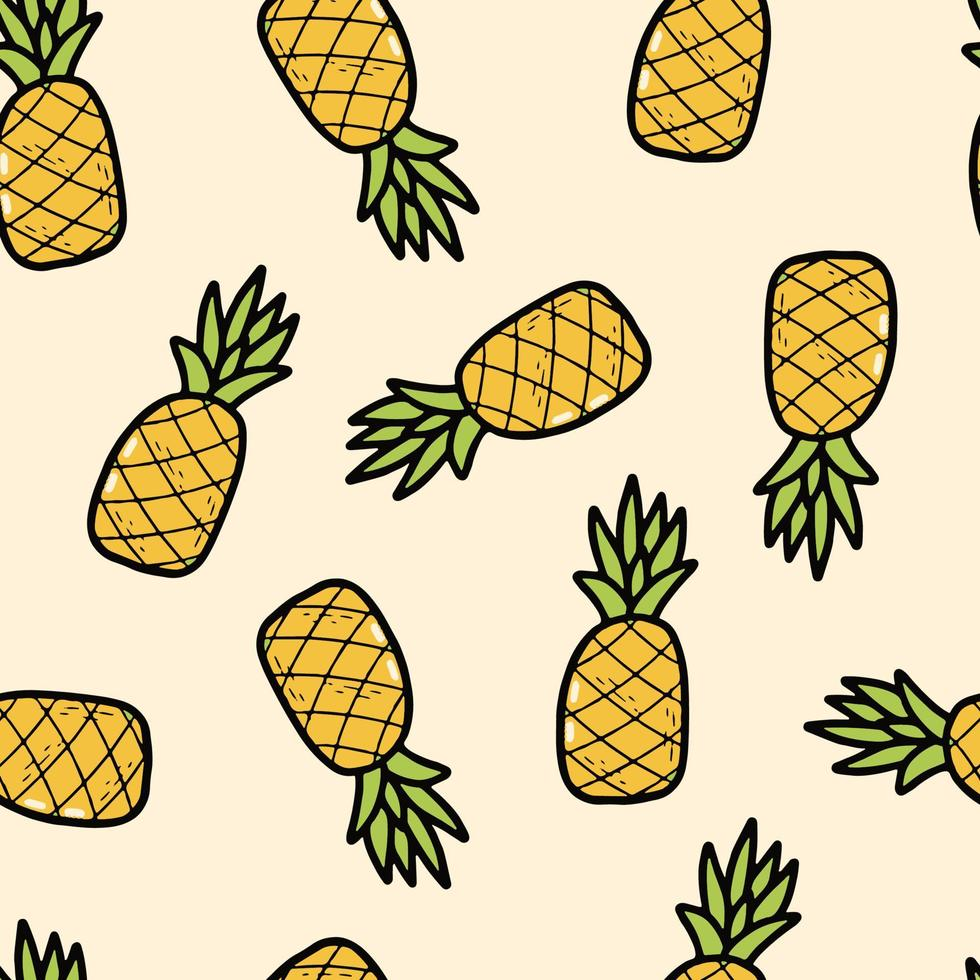
#> input picture data/input/test.jpg, 980 x 980 px, found by its file name
$ python detect_repeated_pattern.py
#> lines starting #> are read from the running program, lines starting #| are printed output that depends on the picture

# -*- coding:utf-8 -*-
import sys
sys.path.append('/home/zoe/ResearchProjects/DesignGenerationVector')
import numpy as np
import cv2
import os
import time
from matplotlib import pyplot as plt
from matplotlib import colors
from PIL import Image, ImageDraw

from setting import savePath, imgPath, elementPath, processPath, keepPath, svgPath, colorrefPath


#TODO(Zoe 17 Nov)
def grid_draw(image_path, dstar):
    save_name = processPath + name + '_grid.png'
    start = [0, 0]
    img = Image.open(image_path)
    img = img.convert('RGB')
    img_d = ImageDraw.Draw(img)
    x_len, y_len = img.size
    if dstar[0] != x_len:
        for x in range(start[0], x_len, dstar[0]):
            img_d.line(((x, 0), (x, y_len)), fill=(255, 0, 0), width=2)
    if dstar[1] != y_len:
        for y in range(start[1], y_len, dstar[1]):
            img_d.line(((0, y), (x_len, y)), fill=(255, 0, 0), width=2)
    # img.show()
    img.save(save_name)


def sim_curve(resx, savename, title):
    """plot similarity curve"""
    x = list(range(resx.shape[1]))
    y = resx.tolist()[0]
    plt.figure(figsize=(10, 8))
    plt.plot(x, y, color="red", linewidth=1, linestyle="--")
    plt.xlabel("pixel")
    plt.ylabel("sim")
    plt.title(title)
    plt.savefig(savename, dpi=120, bbox_inches='tight')
    plt.show()
    plt.close()


def crop_x(img, dstar):
    img_gray = cv2.cvtColor(img, cv2.COLOR_BGR2GRAY)
    template = img_gray[:dstar[1], :dstar[0]]
    img_x = img_gray[:dstar[1], int(dstar[0] / 3):]
    return template, img_x


def refine(img, template, dstar, similarity):
    resx = cv2.matchTemplate(img, template, cv2.TM_CCOEFF_NORMED)
    resx = np.reshape(resx, (1, -1))
    mu = np.average(resx, axis=1)
    threshold = np.max(resx) * similarity
    loc_x = np.where(resx >= threshold)

    if len(loc_x[1]) < 2:
        threshold_w = np.max(resx)
        loc_x = np.where(resx >= threshold_w)
        dstar_x = loc_x[1]
        dstar_w = dstar_x + int(dstar[0] / 3)
        return dstar_w, mu, resx

    else:
        for ii in range(len(loc_x[1]) - 1):
            if loc_x[1][ii + 1] - loc_x[1][ii] < 2:
                dstar_x = loc_x[1][ii + 1]
                dstar_w = dstar_x + int(dstar[0] / 3)
                return dstar_w, mu, resx

            else:
                dstar_x = loc_x[1][ii]
                if dstar_x < 10:
                    continue
                dstar_w = dstar_x + int(dstar[0] / 3)
                return dstar_w, mu, resx


def crop_y(img, dstar):
    img_gray = cv2.cvtColor(img, cv2.COLOR_BGR2GRAY)
    template = img_gray[:dstar[0], :dstar[1]]
    img_y = img_gray[int(dstar[0] / 3):, : dstar[1]]
    return template, img_y


def predict_repeated_pattern_size(image_path,name, visualize):
#> called with image_path = 'data/input/test.jpg', name = 'test', visualize = True
    img = cv2.imread(image_path)
#> img is the input picture: shape (980, 980, 3); mean B, G, R 165.3, 204.2, 218.9
    i_h = img.shape[0]
#> i_h = 980
    i_w = img.shape[1]
#> i_w = 980
    dstar = [ int(i_w / 4), int(i_h / 4)]
#> dstar = [245, 245]
    # # 1. refine x-axis
    similarity = 0.9

    template_x, img_x = crop_x(img, dstar)
#> in crop_x, `img_gray = cv2.cvtColor(img, cv2.COLOR_BGR2GRAY)`:
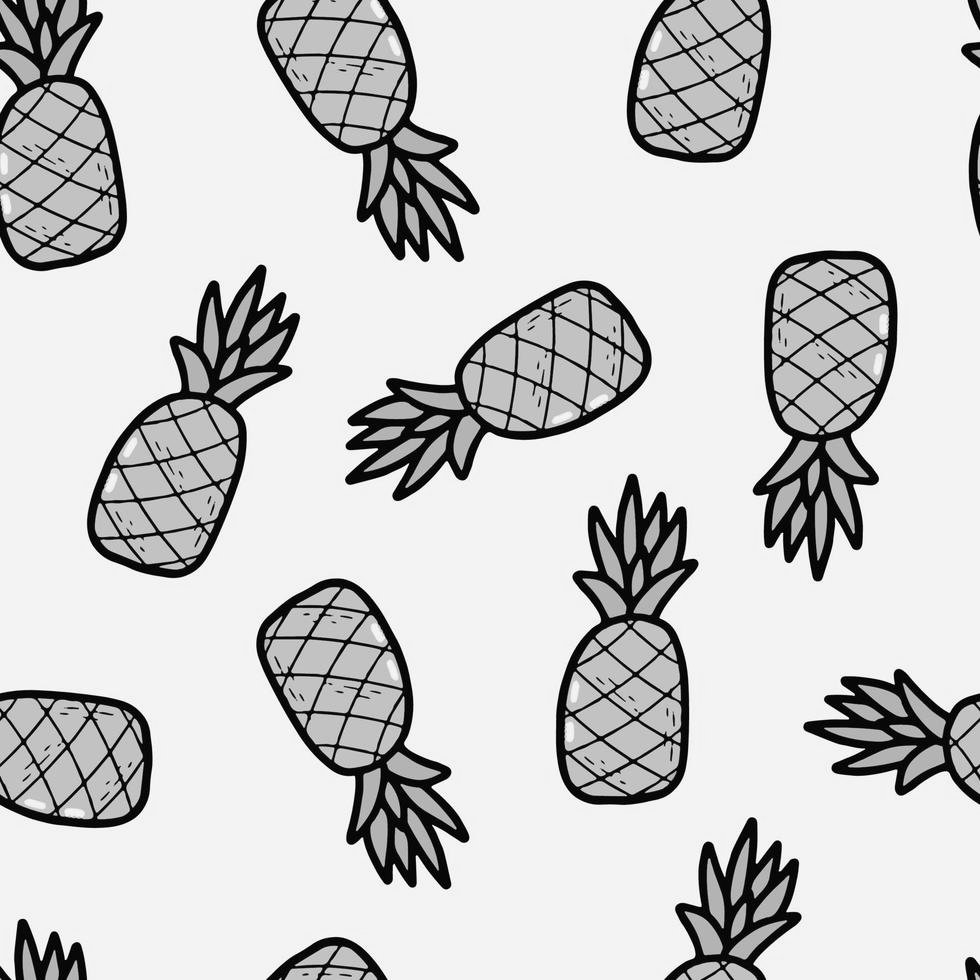
#> img_gray: shape (980, 980); min 0, max 254, mean 204.2
#> in crop_x, `template = img_gray[:dstar[1], :dstar[0]]`:
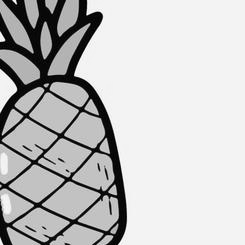
#> template: shape (245, 245); min 0, max 254, mean 195
#> in crop_x, `img_x = img_gray[:dstar[1], int(dstar[0] / 3):]`:
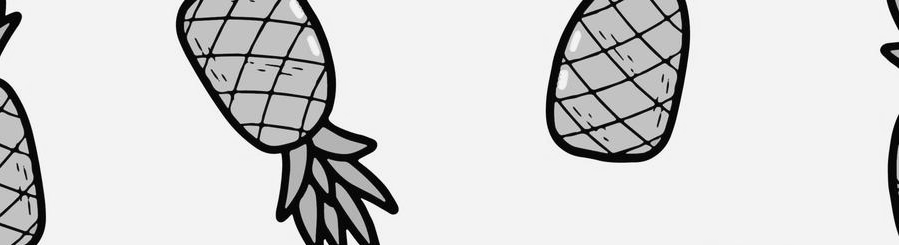
#> img_x: shape (245, 899); min 0, max 254, mean 212.4
    template_y, img_y = crop_y(img, dstar)
#> in crop_y, `img_y = img_gray[int(dstar[0] / 3):, : dstar[1]]`:
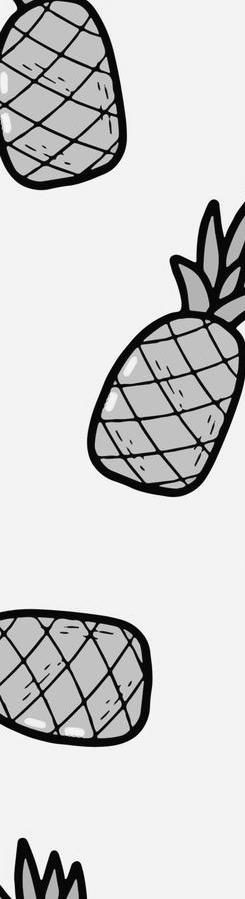
#> img_y: shape (899, 245); min 0, max 254, mean 206.7
    dstar_x, mux, resx = refine(img_x, template_x, dstar, similarity)
#> in refine, `mu = np.average(resx, axis=1)`: mu = [0.00555]
#> in refine, `threshold = np.max(resx) * similarity`: threshold = 0.334
#> in refine, `loc_x = np.where(resx >= threshold)`: loc_x = 31 positions, rows 0 to 0, columns 243 to 606
#> the loop in refine, `for ii in range(len(loc_x[1]) - 1):` made 1 pass
#> (dstar_x, dstar_w) on pass 1: (244, 325)
#> dstar_x = 325; mux = [0.00555]

    if visualize:
        savename = processPath + name + '_sim_x.png'
        title = 'similarity in x-axis'
        sim_curve(resx, savename, title)
#> in sim_curve, `y = resx.tolist()[0]`: y = 655 values, max 0.371 at index 258, min -0.334 at index 89, mean 0.00555
#> in sim_curve, `plt.savefig(savename, dpi=120, bbox_inches='tight')`:
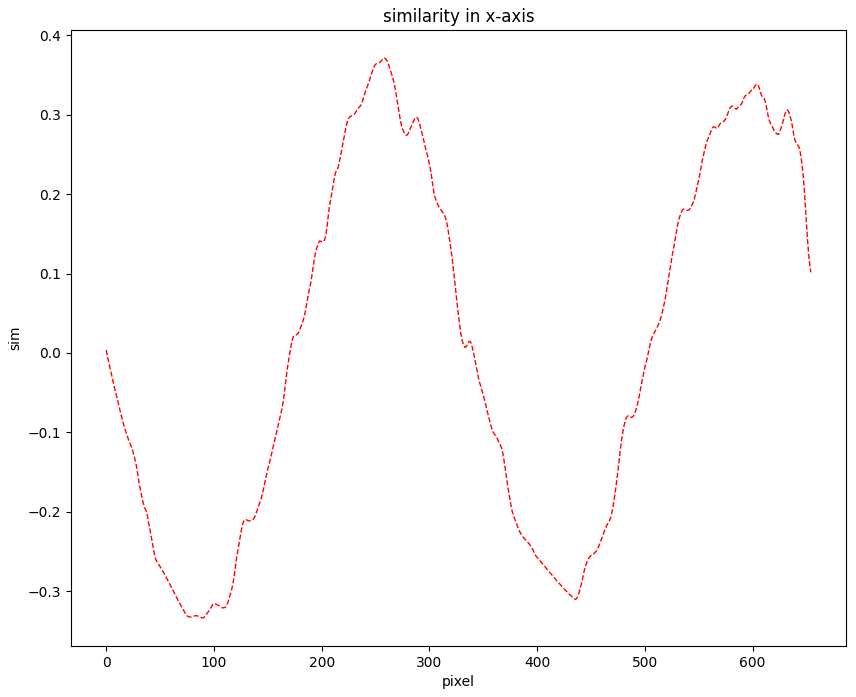
#> figure drawn by matplotlib, 1 panel; curve peaks at x = 258, y = 0.371

    # # 2. refine y-axis
    dstar_y, muy, resy = refine(img_y, template_y, dstar, similarity)
#> the loop in refine, `for ii in range(len(loc_x[1]) - 1):` made 1 pass
#> (dstar_x, dstar_w) on pass 1: (1, 82)
#> dstar_y = 82; muy = [-0.0372]

    if visualize:
        savename = processPath + name + '_sim_y.png'
        title = 'similarity in y-axis'
        sim_curve(resy, savename, title)
#> call 2 of sim_curve, with resx = array of shape (1, 655), savename = 'data/temp/process/test_sim_y.png', title = 'similarity in y-axis'
#> in sim_curve (call 2), `y = resx.tolist()[0]`: y = 655 values, max 0.255 at index 0, min -0.274 at index 248, mean -0.0372
#> in sim_curve (call 2), `plt.savefig(savename, dpi=120, bbox_inches='tight')`:
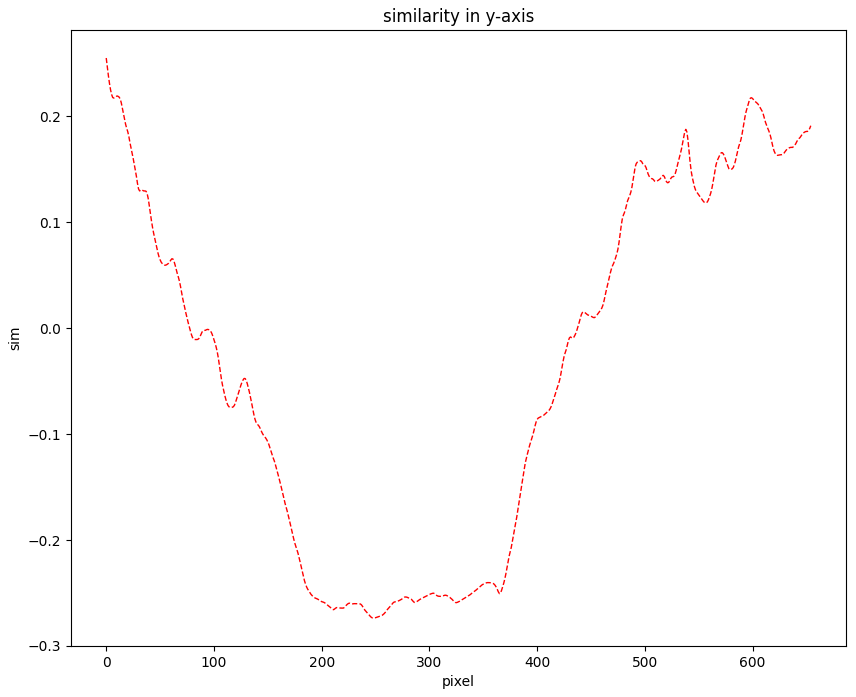
#> figure drawn by matplotlib, 1 panel; curve peaks at x = 0, y = 0.255

    if dstar_x > 0.51 * i_w or dstar_y > 0.51 * i_h:
        dstar_x = i_w
        dstar_y = i_h

    dstar = [dstar_x, dstar_y]
#> dstar = [325, 82]

    grid_draw(image_path, dstar)
#> in grid_draw, `img.save(save_name)`:
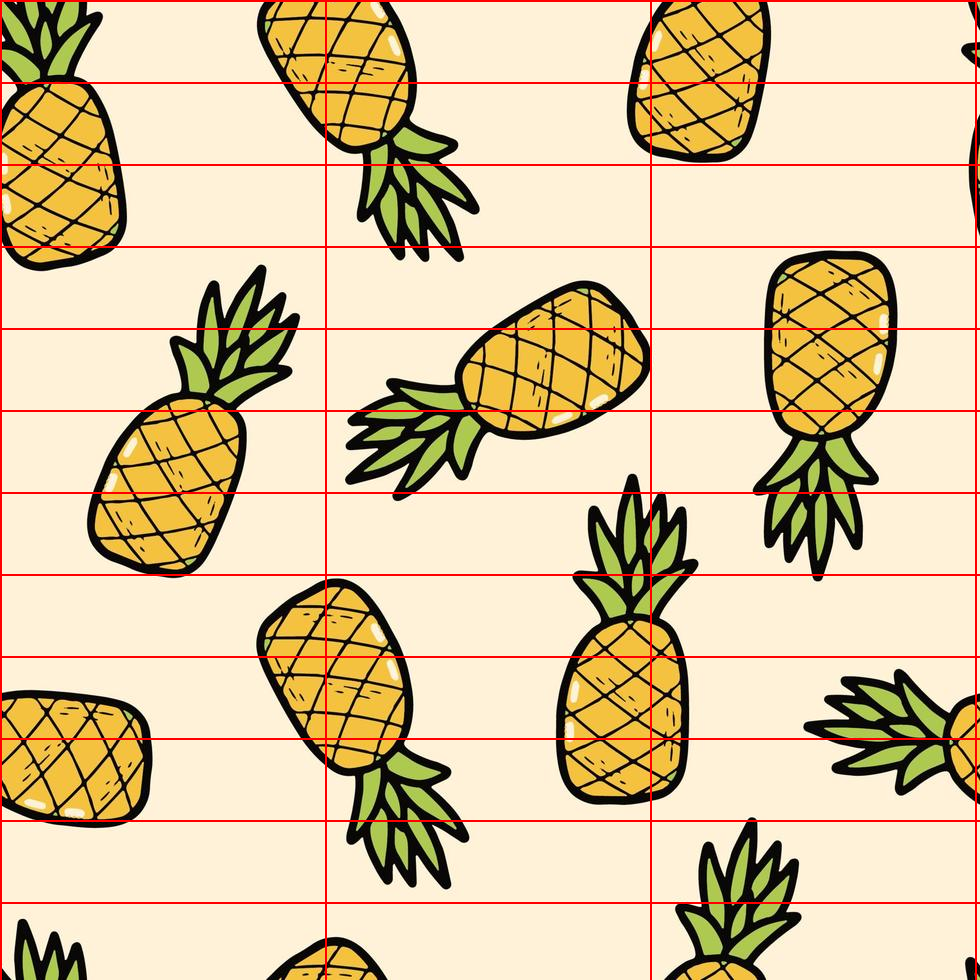
#> saved as test_grid.png: PIL image 980x980 RGB; mean R, G, B 220.1, 197.6, 159.9
    return dstar


if __name__ == "__main__":
    image_path = imgPath + "test.jpg"
    name = image_path.split("/")[-1].split(".")[0]
    print(name)
    dstar = predict_repeated_pattern_size(image_path, name, visualize=True)
#> dstar = [325, 82]
    print(dstar)
#| [325, 82]

$ run again, with src/data_process/dataset_sizes.png saved as data/input/test.jpg
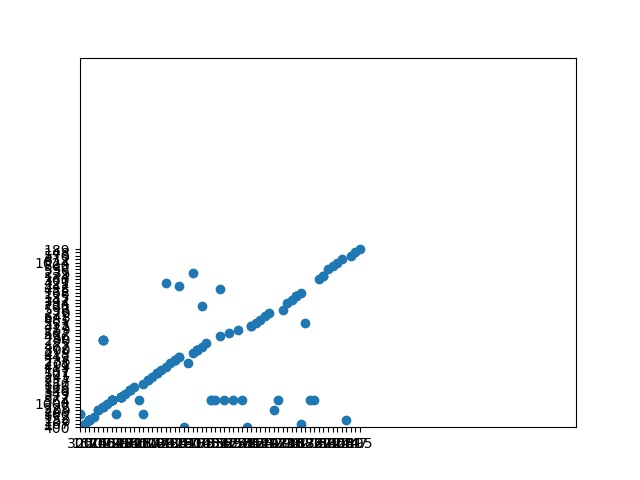
#> input picture src/data_process/dataset_sizes.png, 640 x 480 px, found by its file name
#> in predict_repeated_pattern_size, img is the input picture: shape (480, 640, 3); mean B, G, R 247.2, 246.4, 245.2
#> mu = [0.488]
#> threshold = 0.476
#> loc_x = 338 positions, rows 0 to 0, columns 0 to 363
#> the loop in refine, `for ii in range(len(loc_x[1]) - 1):` made 1 pass
#> (dstar_x, dstar_w) on pass 1: (1, 54)
#> in predict_repeated_pattern_size, `dstar_x, mux, resx = refine(img_x, template_x, dstar, similarity)`: dstar_x = 54; mux = [0.488]
#> y = 428 values, max 0.528 at index 359, min 0.108 at index 427, mean 0.488
#> dstar_y = 54; muy = [0.27]
#> y = 268 values, max 0.678 at index 7, min 0.0714 at index 267, mean 0.27
#> in sim_curve (call 2), `plt.savefig(savename, dpi=120, bbox_inches='tight')`:
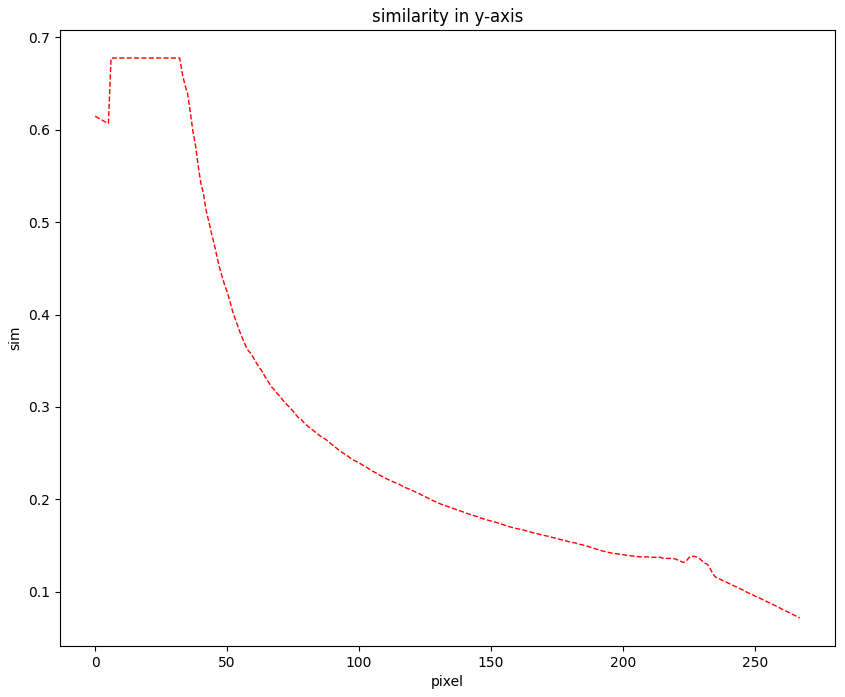
#> figure drawn by matplotlib, 1 panel; curve peaks at x = 7, y = 0.678
#> in predict_repeated_pattern_size, `dstar = [dstar_x, dstar_y]`: dstar = [54, 54]
#> img: PIL image 640x480 RGB
#> in grid_draw, `img.save(save_name)`:
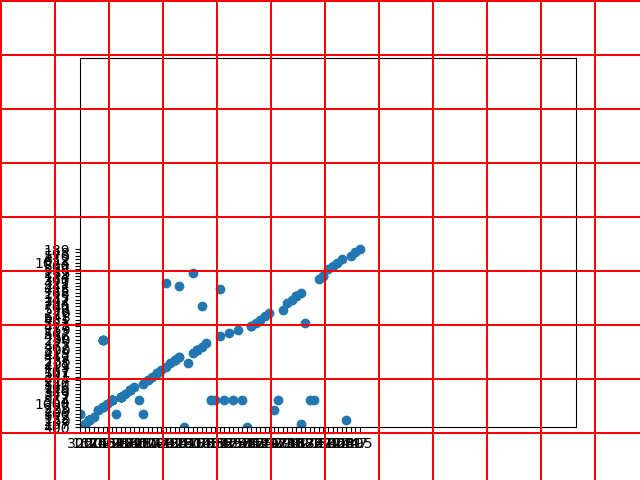
#> saved as test_grid.png: PIL image 640x480 RGB; mean R, G, B 245.9, 228.2, 229
#| [54, 54]
